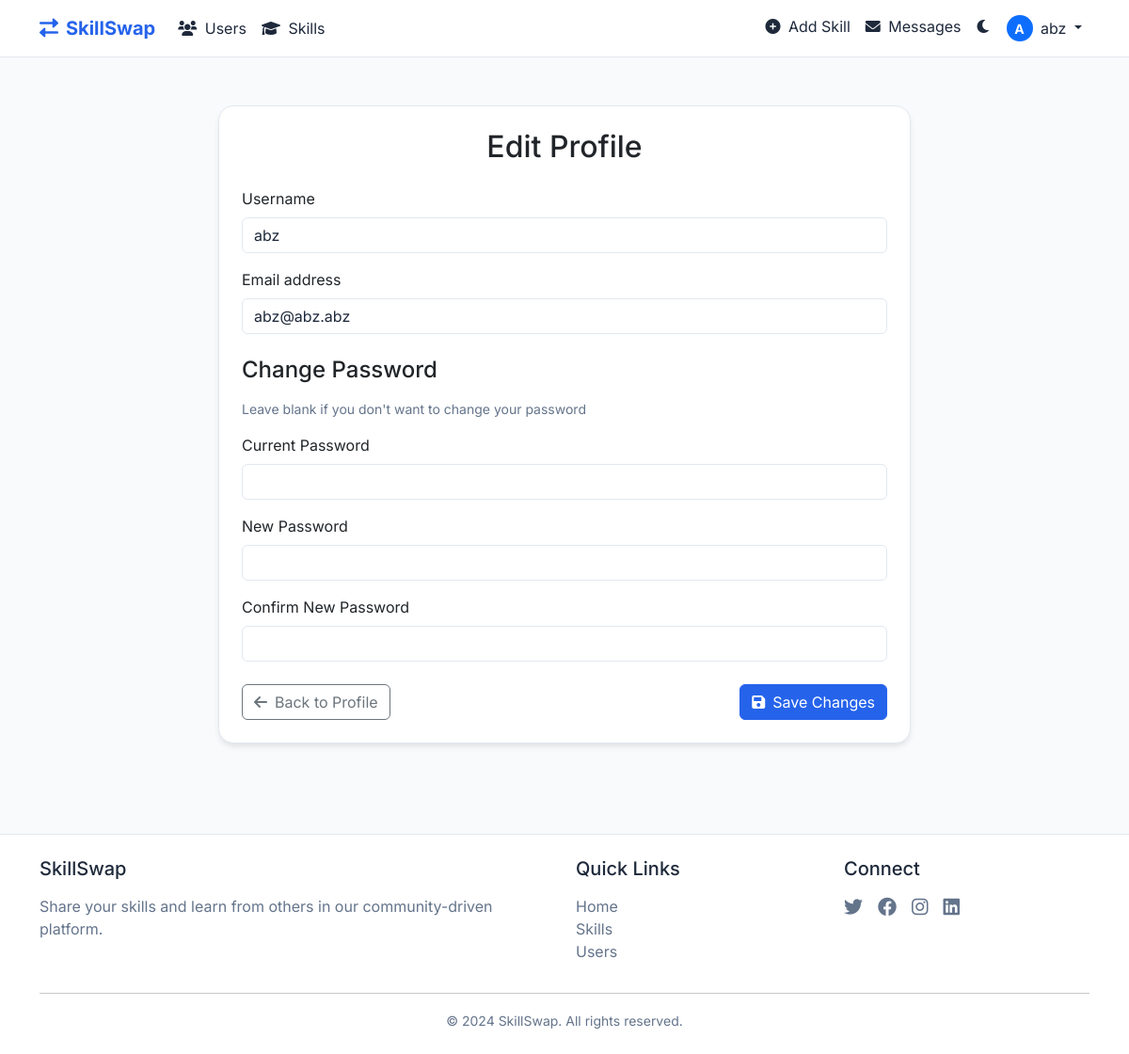
The page /edit_profile (signed in) on the database its author committed.
### app.py (models this page shows)
class User(UserMixin, db.Model):
    id = db.Column(db.Integer, primary_key=True)
    username = db.Column(db.String(80), unique=True, nullable=False)
    email = db.Column(db.String(120), unique=True, nullable=False)
    password_hash = db.Column(db.String(256), nullable=False)
    created_at = db.Column(db.DateTime, default=datetime.utcnow)
    is_verified = db.Column(db.Boolean, default=False)
    is_admin = db.Column(db.Boolean, default=False)
    skills = db.relationship('Skill', backref='user', lazy=True)
    verification_requests = db.relationship('VerificationRequest', backref='user', lazy=True)

### app.py (the view, shortened to what this page needs)
@app.route('/edit_profile', methods=['GET', 'POST'])
@login_required
def edit_profile():
    return render_template('edit_profile.html')

### app.py (called while the page is built)
@login_manager.user_loader
def load_user(user_id):
    return User.query.get(int(user_id))

@app.context_processor
def utility_processor():
    def is_admin():
        if current_user.is_authenticated:
            return current_user.is_admin
        return False
    return dict(is_admin=is_admin)

@app.context_processor
def unread_messages_count():
    count = 0
    if current_user.is_authenticated:
        count = Message.query.filter_by(recipient_id=current_user.id, read=False).count()
    return dict(unread_messages_count=count)

### templates/edit_profile.html (shortened to what this page needs)
{% extends "base.html" %}
{% block content %}
<div class="container py-5">
    <div class="row justify-content-center">
        <div class="col-lg-8">
            <div class="card animate-on-scroll">
                <div class="card-body p-4">
                    <h2 class="text-center mb-4">Edit Profile</h2>
                    <form method="POST" action="{{ url_for('edit_profile') }}">
                        <div class="mb-3">
                            <label for="username" class="form-label">Username</label>
                            <input type="text" class="form-control" id="username" name="username" value="{{ current_user.username }}" required>
                        </div>
                        <div class="mb-3">
                            <label for="email" class="form-label">Email address</label>
                            <input type="email" class="form-control" id="email" name="email" value="{{ current_user.email }}" required>
                        </div>
                        <h4 class="mt-4 mb-3">Change Password</h4>
                        <p class="text-muted small mb-3">Leave blank if you don't want to change your password</p>
                        <div class="mb-3">
                            <label for="current_password" class="form-label">Current Password</label>
                            <input type="password" class="form-control" id="current_password" name="current_password">
                        </div>
                        <div class="mb-3">
                            <label for="new_password" class="form-label">New Password</label>
                            <input type="password" class="form-control" id="new_password" name="new_password">
                        </div>
                        <div class="mb-3">
                            <label for="confirm_password" class="form-label">Confirm New Password</label>
                            <input type="password" class="form-control" id="confirm_password" name="confirm_password">
                        </div>
                        <div class="d-flex justify-content-between mt-4">
                            <a href="{{ url_for('user_profile', user_id=current_user.id) }}" class="btn btn-outline-secondary">
                                <i class="fas fa-arrow-left me-2"></i>Back to Profile
                            </a>
                            <button type="submit" class="btn btn-primary">
                                <i class="fas fa-save me-2"></i>Save Changes
                            </button>
                        </div>
                    </form>
                </div>
            </div>
        </div>
    </div>
</div>
{% endblock %}

### templates/base.html (shortened to what this page needs)
<!DOCTYPE html>
<html lang="en">
<head>
    <link href="https://cdn.jsdelivr.net/npm/bootstrap@5.3.0/dist/css/bootstrap.min.css" rel="stylesheet">
    <link href="https://cdnjs.cloudflare.com/ajax/libs/font-awesome/6.0.0/css/all.min.css" rel="stylesheet">
    <link href="{{ url_for('static', filename='css/style.css') }}" rel="stylesheet">
</head>
<body>
    <nav class="navbar navbar-expand-lg fixed-top">
        <div class="container">
            <a class="navbar-brand" href="{{ url_for('index') }}">
                <i class="fas fa-exchange-alt me-2"></i>SkillSwap
            </a>
            <div class="collapse navbar-collapse" id="navbarNav">
                <ul class="navbar-nav me-auto">
                    <li class="nav-item">
                        <a class="nav-link" href="{{ url_for('users_list') }}">
                            <i class="fas fa-users me-1"></i> Users
                        </a>
                    </li>
                    <li class="nav-item">
                        <a class="nav-link" href="{{ url_for('skills_list') }}">
                            <i class="fas fa-graduation-cap me-1"></i> Skills
                        </a>
                    </li>
                </ul>
                <ul class="navbar-nav">
                    {% if current_user.is_authenticated %}
                    <li class="nav-item">
                        <a class="nav-link" href="{{ url_for('add_skill') }}">
                            <i class="fas fa-plus-circle me-1"></i> Add Skill
                        </a>
                    </li>
                    <li class="nav-item">
                        <a class="nav-link" href="{{ url_for('messages_inbox') }}">
                            <i class="fas fa-envelope me-1"></i> Messages
                        </a>
                    </li>
                    {% endif %}
                    <li class="nav-item">
                        <div class="theme-toggle nav-link" onclick="toggleTheme()">
                            <i class="fas fa-moon"></i>
                        </div>
                    </li>
                    {% if current_user.is_authenticated %}
                        <li class="nav-item dropdown">
                            <a class="nav-link dropdown-toggle" href="#" id="navbarDropdown" role="button" data-bs-toggle="dropdown">
                                <span class="avatar-circle bg-primary me-1">{{ current_user.username[0] | upper }}</span>
                                {{ current_user.username }}
                            </a>
                        </li>
                    {% endif %}
                </ul>
            </div>
        </div>
    </nav>
    <main style="margin-top: 4rem;">
        {% block content %}{% endblock %}
    </main>
    <footer class="footer mt-5 py-4">
        <div class="container">
            <div class="row">
                <div class="col-md-6">
                    <h5 class="mb-3">SkillSwap</h5>
                    <p class="text-muted">Share your skills and learn from others in our community-driven platform.</p>
                </div>
                <div class="col-md-3">
                    <h5 class="mb-3">Quick Links</h5>
                    <ul class="list-unstyled">
                        <li><a href="{{ url_for('index') }}" class="text-decoration-none text-muted">Home</a></li>
                        <li><a href="{{ url_for('skills_list') }}" class="text-decoration-none text-muted">Skills</a></li>
                        <li><a href="{{ url_for('users_list') }}" class="text-decoration-none text-muted">Users</a></li>
                    </ul>
                </div>
                <div class="col-md-3">
                    <h5 class="mb-3">Connect</h5>
                    <div class="d-flex gap-3">
                        <a href="#" class="text-muted"><i class="fab fa-twitter fa-lg"></i></a>
                        <a href="#" class="text-muted"><i class="fab fa-facebook fa-lg"></i></a>
                        <a href="#" class="text-muted"><i class="fab fa-instagram fa-lg"></i></a>
                        <a href="#" class="text-muted"><i class="fab fa-linkedin fa-lg"></i></a>
                    </div>
                </div>
            </div>
            <hr>
            <div class="text-center text-muted">
                <small>&copy; {{ now.year if now else 2024 }} SkillSwap. All rights reserved.</small>
            </div>
        </div>
    </footer>
</body>
</html>

### static/css/style.css (style rules this page uses)
:root { --bg-primary: #ffffff; --bg-secondary: #f8fafc; --text-primary: #1e293b; --text-secondary: #64748b; --primary-color: #2563eb; --primary-hover: #1d4ed8; --card-bg: #ffffff; --border-color: #e2e8f0; --shadow-color: rgba(0, 0, 0, 0.1); --section-bg: #f8fafc; --muted-color: #64748b; }
body { font-family: 'Inter', system-ui, -apple-system, sans-serif; background-color: var(--bg-secondary); color: var(--text-primary); transition: background-color 0.3s, color 0.3s; }
.navbar { background-color: var(--bg-primary) !important; border-bottom: 1px solid var(--border-color); backdrop-filter: blur(10px); }
.navbar-brand { color: var(--primary-color) !important; font-weight: 700; }
.nav-link { color: var(--text-primary) !important; }
.card { background-color: var(--card-bg); border: 1px solid var(--border-color); border-radius: 1rem; box-shadow: 0 4px 6px -1px var(--shadow-color); transition: transform 0.2s, box-shadow 0.2s; }
.btn-primary { background-color: var(--primary-color); border-color: var(--primary-color); }
.theme-toggle { cursor: pointer; padding: 0.5rem; border-radius: 0.5rem; transition: background-color 0.2s; }
.form-control { background-color: var(--bg-primary); border-color: var(--border-color); color: var(--text-primary); }
.text-muted { color: var(--muted-color) !important; }
.footer { background-color: var(--bg-primary); border-top: 1px solid var(--border-color); }
.footer a { color: var(--text-secondary) !important; transition: color 0.2s; }
.animate-fade-in { animation: fadeIn 0.5s ease forwards; }
.avatar-circle { display: inline-flex; align-items: center; justify-content: center; width: 28px; height: 28px; border-radius: 50%; color: white; font-weight: bold; text-align: center; font-size: 14px; }

### rows shown on the page
User: username "A", username "abz", email "abz@abz.abz"

### other values the page prints
{{ now.year if now else 2024 }} "2024"
